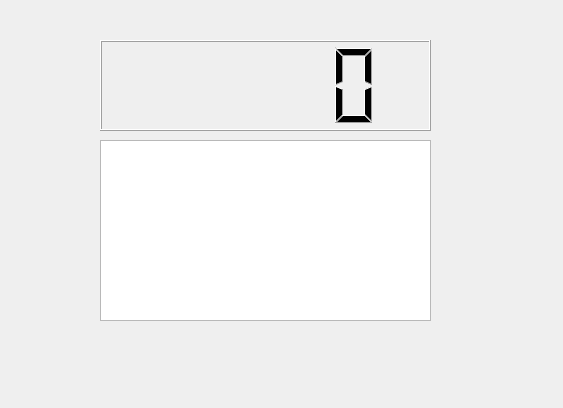
<?xml version="1.0" encoding="UTF-8"?>
<ui version="4.0">
 <class>arduinoo</class>
 <widget class="QDialog" name="arduinoo">
  <property name="geometry">
   <rect>
    <x>0</x>
    <y>0</y>
    <width>563</width>
    <height>408</height>
   </rect>
  </property>
  <property name="windowTitle">
   <string>Dialog</string>
  </property>
  <widget class="QTableView" name="tableView">
   <property name="geometry">
    <rect>
     <x>100</x>
     <y>140</y>
     <width>331</width>
     <height>181</height>
    </rect>
   </property>
  </widget>
  <widget class="QLCDNumber" name="lcdNumber">
   <property name="geometry">
    <rect>
     <x>100</x>
     <y>40</y>
     <width>331</width>
     <height>91</height>
    </rect>
   </property>
  </widget>
 </widget>
 <resources/>
 <connections/>
</ui>
